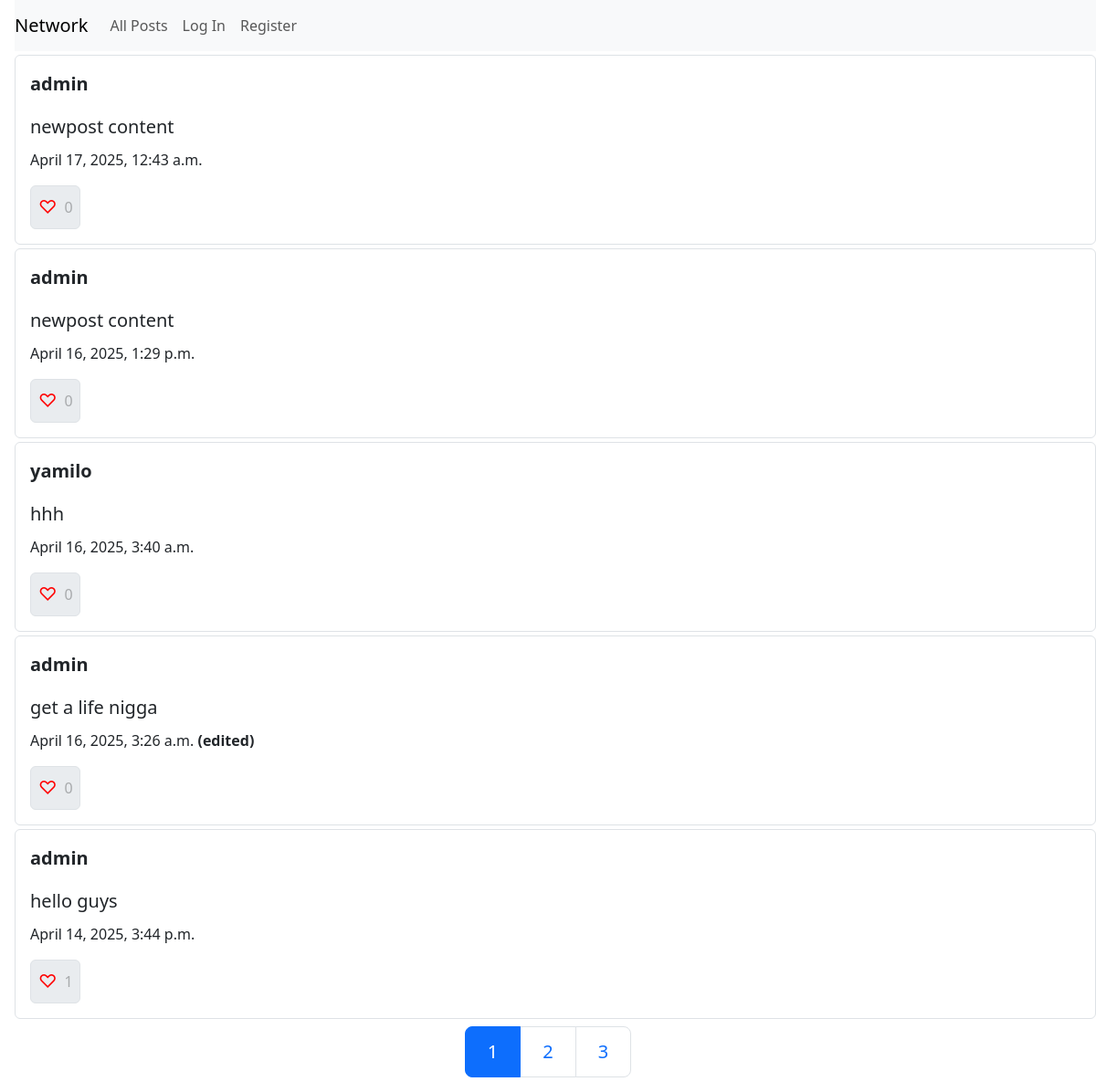
The page / on the database its author committed.
### network/models.py (models this page shows, shortened)
class Post(models.Model):
    user = models.ForeignKey(User, on_delete=models.CASCADE, related_name='posts')
    content = models.TextField(blank=False, null=False)
    timestamp = models.DateTimeField(auto_now_add=True)
    been_edited = models.BooleanField(default=False)
    likes = models.PositiveIntegerField(default=0)

class User(AbstractUser):
    def __str__(self):
        return self.username

### network/views.py (the view)
# urls.py: path('', views.index, name='index'),
def index(request):
    posts = Post.objects.all().order_by('-timestamp')
    if request.user.is_authenticated:
        liked_post_ids = Likes.objects.filter(user=request.user).values_list('post_id', flat=True)
    else:
        liked_post_ids = []
    p = Paginator(posts, 5)
    page_number = request.GET.get('page')
    page_obj = p.get_page(page_number)
    total_pages = p.page_range
    return render(request, "network/index.html", {
        'posts':page_obj,
        'liked_posts_ids': liked_post_ids,
        'page_obj': page_obj,
        'total_pages': total_pages
    })

### network/templates/network/index.html (shortened to what this page needs)
{% extends "network/layout.html" %}
{% load static%}
{% block body %}
    {% for post in posts %}
        <div class="card border p-3 w-30 ms-3 mt-1" id="post-div-{{ post.id }}">
            <p class="fs-5 fw-bold">
                <a href="{% url 'profile' post.user.username %}" class="text-decoration-none text-dark">
                    {{ post.user }}
                </a>
            </p>
            <p class="fs-5 text-dark mb-2" id="post-content-{{ post.id }}" style="line-height: 1.6;">{{ post.content }}</p>
            {% if post.been_edited %}
                <p class="fs-6">{{ post.timestamp }} <strong>(edited)</strong></p>
            {% else %}
                <p class="fs-6" id="post-timestamp-{{ post.id }}">{{ post.timestamp }}</p>
            {% endif %}
            {% if post.id in liked_posts_ids %}
                <button id="button-like-{{ post.id }}" class="like-btn liked p-2 border border-1 rounded small-card d-inline-flex align-items-center" style="display: inline-block; width: 55px" data-post-id="{{ post.id }}" {% if request.user == post.user %}disabled{% endif %}>
                    <span class="fs-5" style="color: red;" id="post-like-{{ post.id }}">&#9825;</span>
                    <span class="ms-2" id="likes-count-{{ post.id }}">{{ post.likes }}</span>
                </button>
            {% else %}
                <button id="button-like-{{ post.id }}" class="like-btn unliked p-2 border border-1 rounded small-card d-inline-flex align-items-center" style="display: inline-block; width: 55px" data-post-id="{{ post.id }}" {% if request.user == post.user or not request.user.is_authenticated %}disabled{% endif %}>
                    <span class="fs-5" style="color: red;" id="post-like-{{ post.id }}">&#9825;</span>
                    <span class="ms-2" id="likes-count-{{ post.id }}">{{ post.likes }}</span>
                </button>
            {% endif %}
        </div>
    {% endfor %}
    <nav class="d-flex justify-content-center mt-2">
        <ul class="pagination pagination-lg">
          {% for page_num in total_pages %}
            <li class="page-item {% if page_num == page_obj.number %}active{% endif %}" id="page-num-{{ page_num }}"><a class="page-link" href="?page={{ page_num }}">{{ page_num }}</a></li>
          {% endfor %}
        </ul>
    </nav>
{% endblock %}

### network/templates/network/layout.html (shortened to what this page needs)
{% load static %}
<!DOCTYPE html>
<html lang="en">
    <head>
        <link href="https://cdn.jsdelivr.net/npm/bootstrap@5.3.3/dist/css/bootstrap.min.css" rel="stylesheet">
        <link href="{% static 'network/styles.css' %}" rel="stylesheet">
    </head>
    <body>
        <nav class="navbar navbar-expand-lg navbar-light bg-light ms-3">
            <a class="navbar-brand" href="/">Network</a>
            <div>
              <ul class="navbar-nav mr-auto">
                <li class="nav-item">
                  <a class="nav-link" href="{% url 'index' %}">All Posts</a>
                </li>
                {% if user.is_authenticated %}
                    <li class="nav-item">
                        <a class="nav-link" href="{% url 'followed' %}">Following</a>
                    </li>
                    <li class="nav-item">
                        <a class="nav-link" href="{% url 'logout' %}">Log Out</a>
                    </li>
                {% else %}
                    <li class="nav-item">
                        <a class="nav-link" href="{% url 'login' %}">Log In</a>
                    </li>
                    <li class="nav-item">
                        <a class="nav-link" href="{% url 'register' %}">Register</a>
                    </li>
                {% endif %}
              </ul>
            </div>
          </nav>
        <div class="body">
            {% block body %}
            {% endblock %}
        </div>
    </body>
</html>

### network/static/network/styles.css (style rules this page uses)
.unliked { background-color: var(--bs-secondary-bg); }

### rows shown on the page
Post: user "admin", content "newpost content", timestamp "April 17, 2025, 12:43 a.m.", likes "0"
Post: user "admin", content "newpost content", timestamp "April 16, 2025, 1:29 p.m.", likes "0"
Post: user "yamilo", content "hhh", timestamp "April 16, 2025, 3:40 a.m.", likes "0"
Post: user "admin", content "get a life nigga", timestamp "April 16, 2025, 3:26 a.m.", likes "0"
Post: user "admin", content "hello guys", timestamp "April 14, 2025, 3:44 p.m.", likes "1"

### other values the page prints
{{ page_num }} "1" "2" "3"
